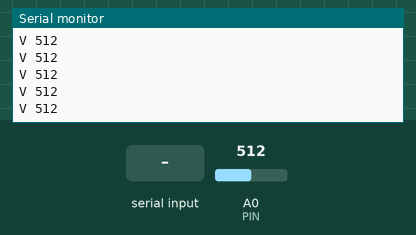
The sketch below on a simulated Arduino Uno, built with avr-gcc and run on an emulated ATmega328P. Parts: the last lines printed to the serial monitor. Inputs (shaded band) come from the test bench; at power-on: A0 (PIN) = 512.

Above: at 1.2 s.
1.3 s: "ID?\n" received over Serial
2.8 s: "1\n" received over Serial
4.3 s: "S90\n" received over Serial
At 5.5 s:
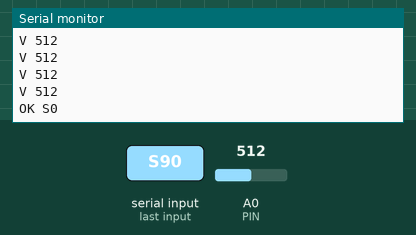
5.8 s: "R90\n" received over Serial
At 6.9 s:
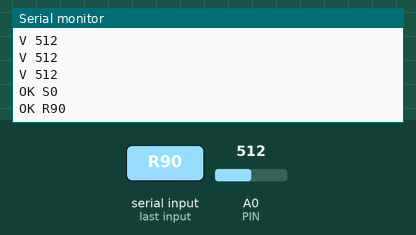
7.3 s: "R,45\n" received over Serial
At 8.0 s:
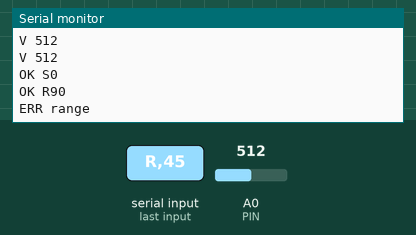

Measured:
- after the input at 4.3 s, the serial monitor: prints a new line at once (image 1)
- after the input at 5.8 s, the serial monitor: prints a new line at once (image 2)
- after the input at 7.3 s, the serial monitor: prints a new line at once (image 3)

The sketch:

luce.ino
```cpp
// UNO Lab — progetto "luce": fotoresistenza su A0 (partitore con resistenza 10k).
// Collegamenti:
//   5V -> fotoresistenza -> A0
//   A0 -> resistenza 10 kohm -> GND
// Comandi: ID?  |  S1 / S0 (avvia/ferma invio)  |  R<ms> (intervallo 50-2000)
// Invio: "V <0-1023>"
#include <Arduino.h>

const char* ID = "luce";
const int PIN = A0;

char buf[24];
byte len = 0;
bool invio = true;
unsigned long intervallo = 100, ultimo = 0;

void comando(char* c) {
  if (strcmp(c, "ID?") == 0) { Serial.print("ID "); Serial.println(ID); return; }
  if (c[0] == 'S') { invio = (c[1] == '1'); Serial.println(invio ? "OK S1" : "OK S0"); return; }
  if (c[0] == 'R') {
    long v = atol(c + 1);
    if (v < 50 || v > 2000) { Serial.println("ERR range"); return; }
    intervallo = v;
    Serial.print("OK R"); Serial.println(intervallo);
    return;
  }
  if (c[0]) Serial.println("ERR cmd");
}

void setup() {
  Serial.begin(115200);
  Serial.print("READY "); Serial.println(ID);
}

void loop() {
  while (Serial.available()) {
    char ch = Serial.read();
    if (ch == '\n' || ch == '\r') { buf[len] = 0; comando(buf); len = 0; }
    else if (len < sizeof(buf) - 1) buf[len++] = ch;
  }
  if (invio && millis() - ultimo >= intervallo) {
    ultimo = millis();
    Serial.print("V "); Serial.println(analogRead(PIN));
  }
}
```
